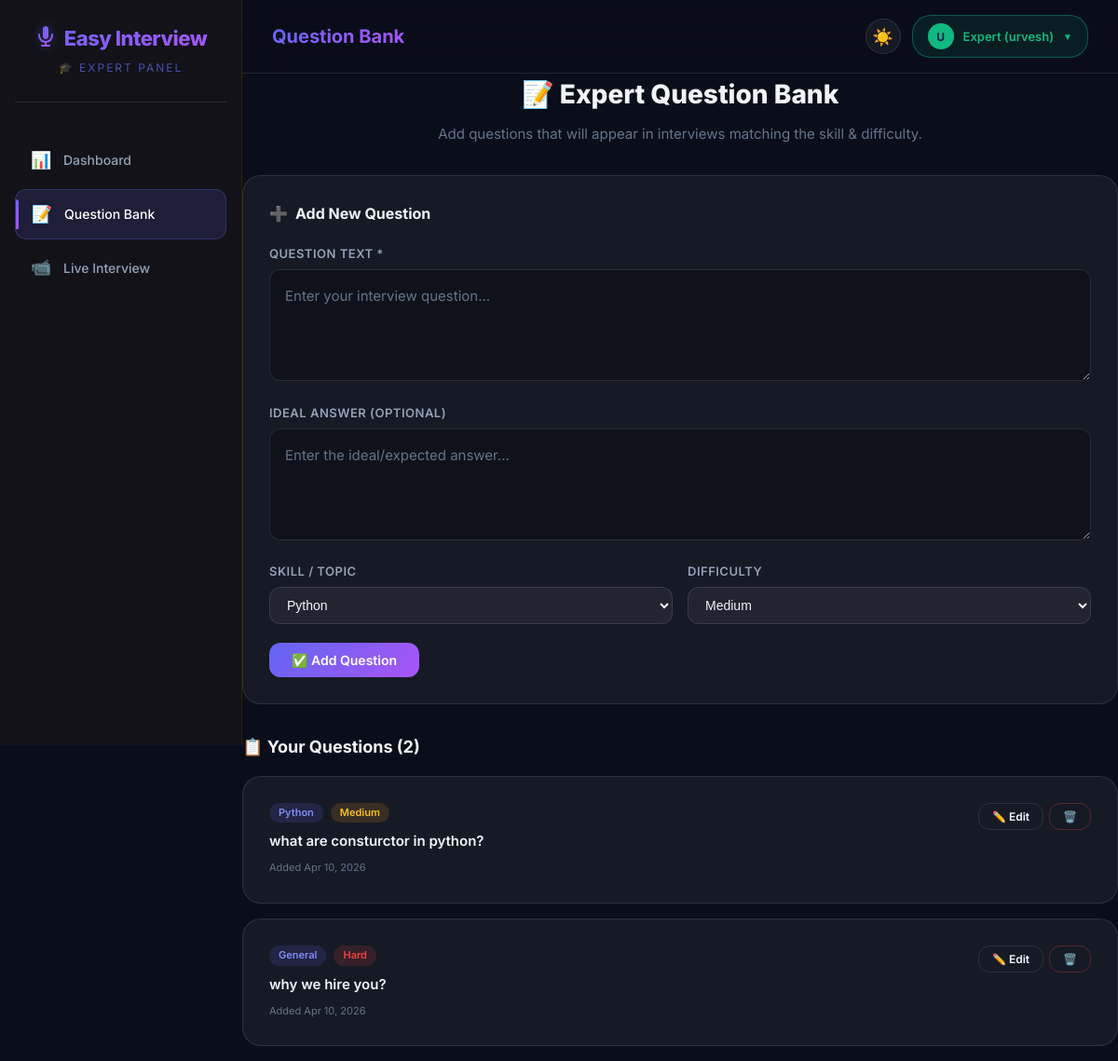
/expert/dashboard/questions/ (signed in), run on the app's committed database.
### myapp/models.py (models this page shows, shortened)
class User(AbstractUser):
    profile_photo = models.ImageField(upload_to='profile_photos/', null=True, blank=True)
    is_expert = models.BooleanField(default=False)

class ExpertQuestion(models.Model):
    SKILL_CHOICES = Interview.SKILL_CHOICES
    DIFFICULTY_CHOICES = Interview.DIFFICULTY_CHOICES
    question_text = models.TextField()
    ideal_answer = models.TextField(blank=True, null=True)
    skill = models.CharField(max_length=50, choices=Interview.SKILL_CHOICES, default='general')
    difficulty = models.CharField(max_length=20, choices=Interview.DIFFICULTY_CHOICES, default='medium')
    created_by = models.ForeignKey(settings.AUTH_USER_MODEL, on_delete=models.CASCADE, related_name='expert_questions')
    created_at = models.DateTimeField(auto_now_add=True)
    class Meta:
        ordering = ['-created_at']

### myapp/views.py (the view, shortened to what this page needs)
# urls.py: path('expert/dashboard/questions/', views.expert_questions_dashboard, name='expert_questions_dashboard'),
@login_required
def expert_questions_dashboard(request):
    if not request.user.is_expert and not request.user.is_staff:
        messages.error(request, "You don't have expert access.")
        return redirect("home")
    questions = ExpertQuestion.objects.filter(created_by=request.user)
    return render(request, "expert/expert_questions.html", {
        "questions": questions,
        "skill_choices": Interview.SKILL_CHOICES,
        "difficulty_choices": Interview.DIFFICULTY_CHOICES,
    })

### myapp/templates/expert/expert_questions.html (shortened to what this page needs)
{% extends 'expert/expert_base.html' %}
{% block nav_questions %}active{% endblock %}
{% block page_title %}<span>Question Bank</span>{% endblock %}
{% block content %}
<div class="animate-in">
    <div class="text-center" style="margin-bottom: 32px;">
        <h1 class="page-title">📝 Expert Question Bank</h1>
        <p class="page-subtitle">Add questions that will appear in interviews matching the skill & difficulty.</p>
    </div>
</div>
<div class="glass-card animate-in delay-1" style="margin-bottom: 32px;">
    <h3 style="font-size: 16px; font-weight: 700; margin-bottom: 20px; display: flex; align-items: center; gap: 8px;">
        <span>➕</span> Add New Question
    </h3>
    <form method="POST">
        <div class="form-group" style="margin-bottom: 16px;">
            <label class="form-label">Question Text *</label>
            <textarea name="question_text" class="transcript-area" rows="3" placeholder="Enter your interview question..." required style="width: 100%; box-sizing: border-box;"></textarea>
        </div>
        <div class="form-group" style="margin-bottom: 16px;">
            <label class="form-label">Ideal Answer (Optional)</label>
            <textarea name="ideal_answer" class="transcript-area" rows="3" placeholder="Enter the ideal/expected answer..." style="width: 100%; box-sizing: border-box;"></textarea>
        </div>
        <div style="display: flex; gap: 16px; flex-wrap: wrap; margin-bottom: 20px;">
            <div style="flex: 1; min-width: 200px;">
                <label class="form-label">Skill / Topic</label>
                <select name="skill" style="width: 100%; padding: 10px 14px; background: var(--bg-glass); border: 1px solid var(--border-glass); border-radius: var(--radius-md); color: var(--text-primary); font-size: 14px;">
                    {% for value, label in skill_choices %}
                    <option value="{{ value }}">{{ label }}</option>
                    {% endfor %}
                </select>
            </div>
            <div style="flex: 1; min-width: 200px;">
                <label class="form-label">Difficulty</label>
                <select name="difficulty" style="width: 100%; padding: 10px 14px; background: var(--bg-glass); border: 1px solid var(--border-glass); border-radius: var(--radius-md); color: var(--text-primary); font-size: 14px;">
                    {% for value, label in difficulty_choices %}
                    <option value="{{ value }}" {% if value == 'medium' %}selected{% endif %}>{{ label }}</option>
                    {% endfor %}
                </select>
            </div>
        </div>
        <button type="submit" class="btn-primary-glow" style="padding: 10px 24px; background: linear-gradient(135deg, #6366f1, #a855f7);">✅ Add Question</button>
    </form>
</div>
<div class="animate-in delay-2">
    <h3 style="font-size: 18px; font-weight: 700; margin-bottom: 16px;">📋 Your Questions ({{ questions|length }})</h3>
    {% if questions %}
    {% for eq in questions %}
    <div class="glass-card" style="margin-bottom: 16px; position: relative;">
        <div style="display: flex; justify-content: space-between; align-items: flex-start; gap: 16px; flex-wrap: wrap;">
            <div style="flex: 1; min-width: 0;">
                <div style="display: flex; gap: 8px; margin-bottom: 8px; flex-wrap: wrap;">
                    <span style="padding: 2px 10px; border-radius: 20px; font-size: 11px; font-weight: 600; background: rgba(99, 102, 241, 0.15); color: #818cf8;">{{ eq.get_skill_display }}</span>
                    <span style="padding: 2px 10px; border-radius: 20px; font-size: 11px; font-weight: 600; background: {% if eq.difficulty == 'easy' %}rgba(99, 102, 241, 0.15); color: #818cf8;{% elif eq.difficulty == 'hard' %}rgba(239, 68, 68, 0.15); color: #ef4444;{% else %}rgba(245, 158, 11, 0.15); color: #fbbf24;{% endif %}">{{ eq.get_difficulty_display }}</span>
                </div>
                <p style="font-size: 15px; font-weight: 600; color: var(--text-primary); margin-bottom: 6px;">{{ eq.question_text }}</p>
                <p style="font-size: 11px; color: var(--text-muted); margin-top: 8px;">Added {{ eq.created_at|date:"M d, Y" }}</p>
            </div>
            <div style="display: flex; gap: 6px; flex-shrink: 0;">
                <button type="button" class="btn-outline-glass" style="padding: 6px 14px; font-size: 12px;" onclick="openEditModal({{ eq.id }}, `{{ eq.question_text|escapejs }}`, `{{ eq.ideal_answer|default_if_none:''|escapejs }}`, '{{ eq.skill }}', '{{ eq.difficulty }}')">✏️ Edit</button>
                <form method="POST" style="display: inline;">
                    <button type="submit" class="btn-outline-glass" style="padding: 6px 14px; font-size: 12px; color: #ef4444; border-color: rgba(239, 68, 68, 0.3);" onclick="return confirm('Delete this question?');">🗑️</button>
                </form>
            </div>
        </div>
    </div>
    {% endfor %}
    {% else %}
    <div class="glass-card" style="text-align: center; padding: 48px; color: var(--text-muted);">
        <p style="font-size: 48px; margin-bottom: 12px;">📝</p>
        <p>No questions yet. Add your first question above!</p>
    </div>
    {% endif %}
</div>
{% endblock %}

### myapp/templates/expert/expert_base.html (shortened to what this page needs)
{% load static %}
<!DOCTYPE html>
<html lang="en">
<head>
    <link rel="stylesheet" href="{% static 'css/style.css' %}?v=20">
</head>
<body class="admin-body">
<div id="wrapper">
    <div class="sidebar admin-sidebar">
        <div class="sidebar-logo">
            <h2 style="color: #6366f1; display: flex; align-items: center; justify-content: center; gap: 8px;">
                Easy Interview
            </h2>
            <span style="color: rgba(99, 102, 241, 0.7);">🎓 Expert Panel</span>
        </div>
        <div class="sidebar-nav">
            <a href="{% url 'expert_dashboard' %}" class="nav-link {% block nav_dashboard %}{% endblock %}">
                <span class="nav-icon">📊</span> Dashboard
            </a>
            <a href="{% url 'expert_questions_dashboard' %}" class="nav-link {% block nav_questions %}{% endblock %}">
                <span class="nav-icon">📝</span> Question Bank
            </a>
            <a href="{% url 'expert_live_rooms_dashboard' %}" class="nav-link {% block nav_live %}{% endblock %}">
                <span class="nav-icon">📹</span> Live Interview
            </a>
        </div>
        <div style="margin-top: auto; padding: 20px;">
        </div>
    </div>
    <div class="page-content">
        <div class="topbar">
            <div style="display: flex; align-items: center; gap: 12px;">
                <div class="topbar-title">
                    {% block page_title %}<span>Expert Dashboard</span>{% endblock %}
                </div>
            </div>
            <div style="display: flex; align-items: center; gap: 12px;">
                <button id="theme-toggle-expert" class="btn-outline-glass" style="padding: 0; width: 38px; height: 38px; border-radius: 50%; font-size: 18px; display: flex; align-items: center; justify-content: center; cursor: pointer; background: var(--bg-glass); border-color: var(--border-glass);">
                </button>
                <div class="profile-dropdown">
                    <button class="profile-btn" style="border-color: rgba(16, 185, 129, 0.4); background: rgba(16, 185, 129, 0.1);">
                        <div class="profile-avatar" style="width: 28px; height: 28px; background: #10b981; color: #1e1b4b; font-size: 12px; margin: 0;">
                            {{ request.user.username|make_list|first|upper }}
                        </div>
                        <span style="font-size: 13px; font-weight: 600; color: #10b981;">Expert ({{ request.user.username }})</span>
                        <span style="font-size: 10px; color: #10b981;">▼</span>
                    </button>
                </div>
            </div>
        </div>
        <div class="content-wrapper">
            {% block content %}{% endblock %}
        </div>
    </div>
</div>
</body>
</html>

### data on the page
User: user.username|make_list "U", user.username "urvesh"
ExpertQuestion: skill "Python", difficulty "Medium", question_text "what are consturctor in python?", created_at "Apr 10, 2026"
ExpertQuestion: skill "General", difficulty "Hard", question_text "why we hire you?", created_at "Apr 10, 2026"

### other printed values
{{ questions|length }} "2"
form field skill "Python"
form field difficulty "Medium"
